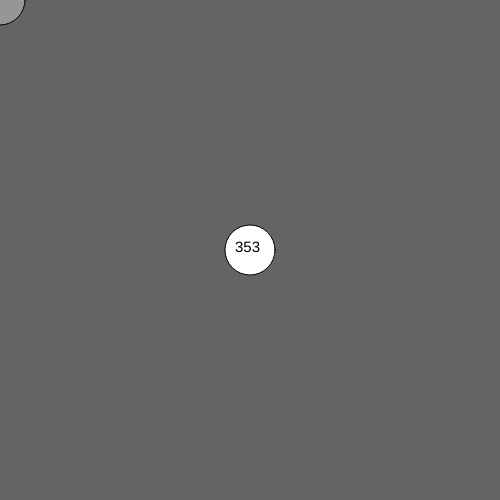
Frame 1 (no input)
Frame 60 (no input): identical to frame 1, image omitted
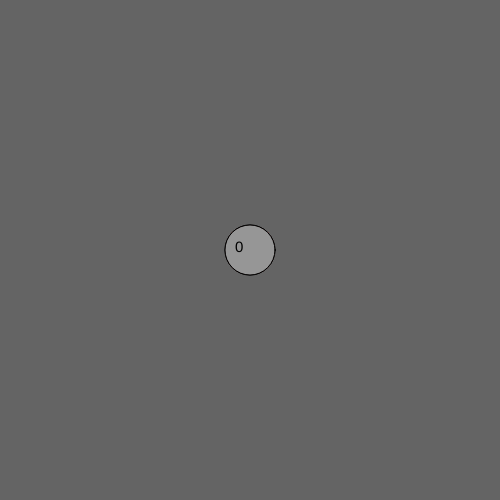
Frame 120 (the mouse pressed at the canvas centre since frame 60)

The p5.js sketch that drew these frames (run headless with seeded random() and noise() and a simulated clock; from frame 60 on, the mouse is pressed at the canvas centre):

// p5.js sketch
// ── sketch.js

let size = 50;
let x;
let y; 
let myFill = 255;

function setup() {
  createCanvas(500, 500);
  x=width/2;
  y=height/2;
}

function draw(){
  background(100); 

  fill(myFill);
  ellipse(x, y, size); 
  
  fill(150)
  ellipse(mouseX, mouseY, size); 
  
  let distance = dist(x, y, mouseX, mouseY); 
  if(distance <= size/2){
    myFill = [255, 0, 0];
  }else{
    myFill = 255;
  }

  fill(0)
  textSize(15);
  text(int(distance), x-15, y-10, 30);
}
